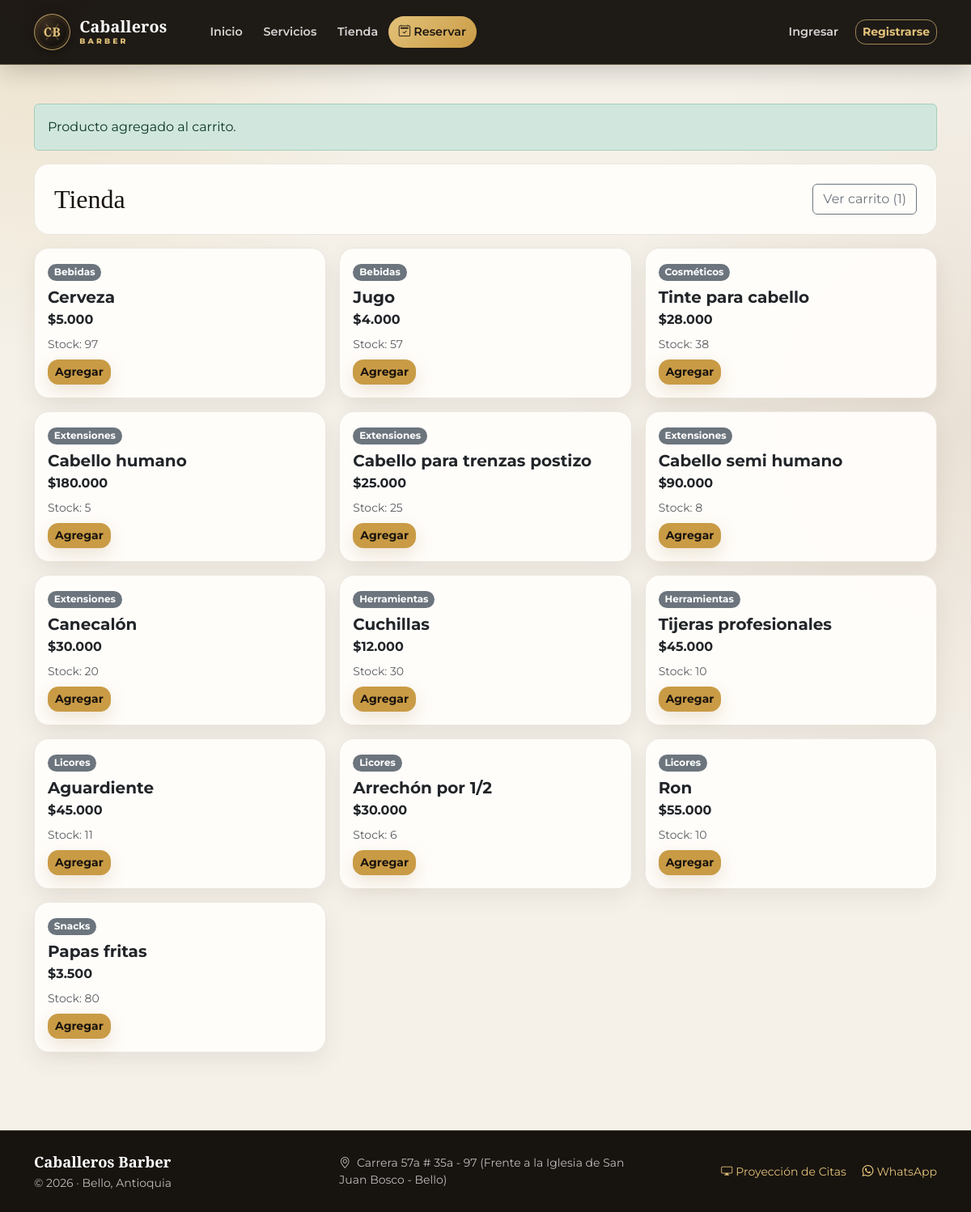
Page /index.php?p=shop&add=3 on the committed database.
### tables this page shows
CREATE TABLE `products` (
  `id` int(11) NOT NULL,
  `name` varchar(150) NOT NULL,
  `category` varchar(80) NOT NULL,
  `price` decimal(10,2) NOT NULL DEFAULT 0.00,
  `stock` int(11) NOT NULL DEFAULT 0,
  `active` tinyint(1) DEFAULT 1
);

### index.php (called while the page is built, shortened)
<?php
require_once __DIR__ . '/config.php';
$page = $_GET['p'] ?? 'home';
include __DIR__ . '/partials/header.php';
include __DIR__ . '/pages/' . $page . '.php';
include __DIR__ . '/partials/footer.php';

### config.php (called while the page is built, shortened)
<?php
function e($s){ return htmlspecialchars($s ?? '', ENT_QUOTES, 'UTF-8'); }
?>

### pages/shop.php (the view, shortened to what this page needs)
<?php
if (isset($_GET['add'])) {
  $id = (int)$_GET['add'];
  $p = $pdo->prepare("SELECT id,name,price FROM products WHERE id=? AND active=1");
  $p->execute([$id]);
  if ($prod = $p->fetch()){
    echo '<div class="alert alert-success">Producto agregado al carrito.</div>';
  }
}
?>
<div class="bg-white border rounded-4 p-4 mb-3 d-flex justify-content-between align-items-center">
  <h2 class="mb-0">Tienda</h2>
  <a class="btn btn-outline-secondary" href="index.php?p=cart">Ver carrito (<?=array_sum($_SESSION['cart'])?>)</a>
</div>
<div class="row row-cols-1 row-cols-md-3 g-3">
<?php
$sql = "SELECT * FROM products WHERE active=1";
$params = [];
$sql .= " ORDER BY category,name";
$stmt = $pdo->prepare($sql);
$stmt->execute($params);
foreach($stmt as $p):
?>
  <div class="col">
    <div class="card h-100">
      <div class="card-body">
        <span class="badge text-bg-secondary badge-cat"><?=e($p['category'])?></span>
        <h5 class="mt-2 mb-1"><?=e($p['name'])?></h5>
        <div class="fw-bold mb-2">$<?=number_format($p['price'],0,',','.')?></div>
        <div class="text-muted small mb-2">Stock: <?=e($p['stock'])?></div>
        <a href="index.php?p=shop&add=<?=$p['id']?>" class="btn btn-sm btn-primary">Agregar</a>
      </div>
    </div>
  </div>
<?php endforeach; ?>
</div>

### assets/style.css (style rules this page uses)
:root { --cb-ink: #17130f; --cb-ink-soft: #2b241d; --cb-gold: #c99b45; --cb-gold-light: #e3c27a; --cb-cream: #f7f1e5; --cb-paper: #fffdfa; --cb-copper: #8d5d35; --cb-muted: #756d64; --cb-success: #3f7452; --cb-shadow: 0 18px 50px rgba(34, 25, 16, .13); }
* { box-sizing: border-box; }
html { scroll-behavior: smooth; }
body { min-height: 100vh; margin: 0; color: var(--cb-ink); font-family: 'Montserrat', system-ui, -apple-system, sans-serif; background: radial-gradient(circle at 5% 0%, rgba(201,155,69,.18), transparent 28rem), radial-gradient(circle at 100% 35%, rgba(141,93,53,.11), transparent 32rem), #f5f1e9; background-attachment: fixed; }
a { color: var(--cb-copper); }
h1,h2,h3,.display-title { font-family: 'Playfair Display', Georgia, serif; }
h4,h5,h6 { font-weight: 700; }
.btn-primary, .btn-brand { --bs-btn-color: #1a140e; --bs-btn-bg: var(--cb-gold); --bs-btn-border-color: var(--cb-gold); --bs-btn-hover-color: #140f0a; --bs-btn-hover-bg: #d9ad59; --bs-btn-hover-border-color: #d9ad59; --bs-btn-active-bg: #b88735; --bs-btn-active-border-color: #b88735; font-weight: 700; border-radius: .8rem; box-shadow: 0 8px 22px rgba(151,105,38,.18); }
.bg-white, .card, .content-card { background-color: rgba(255,253,250,.96) !important; border-color: rgba(105,79,48,.13) !important; }
.rounded-4 { border-radius: 1.15rem !important; }
.card { border-radius: 1.15rem; box-shadow: 0 10px 28px rgba(58,41,24,.08); transition: transform .2s ease, box-shadow .2s ease; }
.badge { border-radius: 999px; }

### rows in the picture
products: category "Bebidas", name "Cerveza", price "5.000", stock "97"
products: category "Bebidas", name "Jugo", price "4.000", stock "57"
products: category "Cosméticos", name "Tinte para cabello", price "28.000", stock "38"
products: category "Extensiones", name "Cabello humano", price "180.000", stock "5"
products: category "Extensiones", name "Cabello para trenzas postizo", price "25.000", stock "25"
products: category "Extensiones", name "Cabello semi humano", price "90.000", stock "8"
products: category "Extensiones", name "Canecalón", price "30.000", stock "20"
products: category "Herramientas", name "Cuchillas", price "12.000", stock "30"
products: category "Herramientas", name "Tijeras profesionales", price "45.000", stock "10"
products: category "Licores", name "Aguardiente", price "45.000", stock "11"
products: category "Licores", name "Arrechón por 1/2", price "30.000", stock "6"
products: category "Licores", name "Ron", price "55.000", stock "10"
products: category "Snacks", name "Papas fritas", price "3.500", stock "80"

### other values in the picture
array_sum($_SESSION['cart']) "1"
